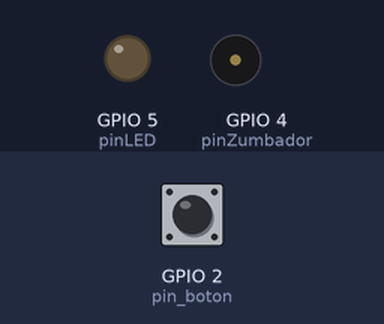
Simulated run of this program. Board: ESP32 board running MicroPython. Shown: output pins drawn as LEDs (lit = HIGH), buzzer (waves = sounding). Inputs (shaded band) come from the test bench; at power-on: GPIO 2 (pin_boton) HIGH.

Above: at 1.2 s.
1.3 s: GPIO 2 (pin_boton) pulled LOW for 0.15 s
At 1.9 s:
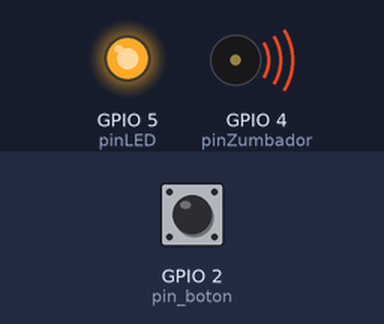
Timing chart, 0 to 4.3 s (numbered marks = the images above; inputs shaded):
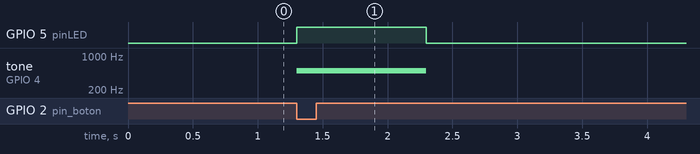

The program:

esp32boton.py
```python
from machine import Pin, PWM
import time

pinBoton = 2  # Pin del botón
pinZumbador = 4  # Pin del zumbador
pinLED = 5  # Pin del LED
frecuencia = 500
resolucion = 8

# Configuración inicial del zumbador
pwm = PWM(Pin(pinZumbador))
pwm.freq(frecuencia)
pwm.duty(0)

# Función para manejar la interrupción del botón
def boton_pulsado(pin):
    pwm.duty(255)  # Establece el ciclo de trabajo del zumbador al máximo
    Pin(pinLED, Pin.OUT).on()  # Enciende el LED
    time.sleep(1)  # Espera 1 segundo
    pwm.duty(0)  # Apaga el zumbador después de 1 segundo
    Pin(pinLED, Pin.OUT).off()  # Apaga el LED

# Configura el pin del botón como entrada con pull-up interno
pin_boton = Pin(pinBoton, Pin.IN, Pin.PULL_UP)

# Configura la interrupción para detectar flanco de bajada (pulsación del botón)
pin_boton.irq(trigger=Pin.IRQ_FALLING, handler=boton_pulsado)


#ampy --port COM6 run esp32boton.py
```

Measured:
- after the input at 1.3 s, GPIO 5 (pinLED): LOW → HIGH at once, → LOW 1.0 s later; tone on GPIO 4 (pinZumbador): silent → 500 Hz at once, → silent 1.0 s later
